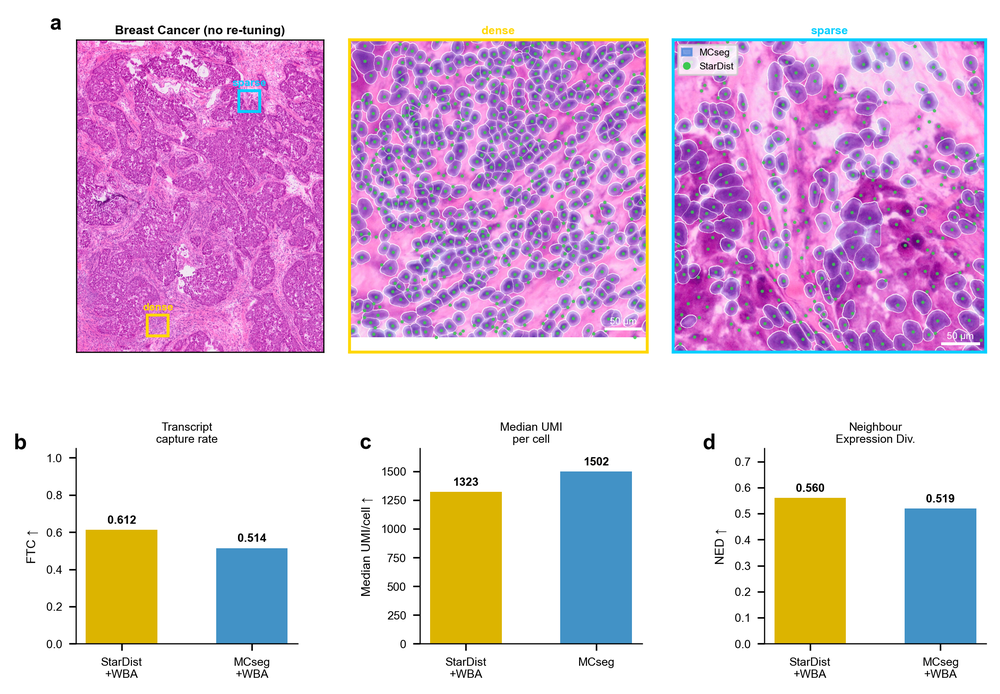
#> input picture MSseg/analysis/supplementary/SuppFigS10.png, 1000 x 694 px, shrunk from 2160 x 1500 before the run; its folder holds only this picture in this run
$ python -i macenko.py   (imports and definitions only)
#> lines starting #> are read from the running program, lines starting #| are printed output that depends on the picture
# ==========================================================
# Provenance: cell_segmentation/src/utils.py
# Original Project: cellpose-he-segmentation
# Extracted: 2026-02-20
# ==========================================================
"""
Macenko 色彩標準化與影像前處理工具

提供 H&E 染色組織切片的色彩解構功能：
- MacenkoNormalizer: Macenko 方法的染色分離與 Hematoxylin 提取
- apply_clahe: 局部對比度增強
"""

import logging

import numpy as np
import cv2

logger = logging.getLogger("pipeline.segmentation.macenko")


class MacenkoNormalizer:
    """
    Macenko method for stain normalization and separation.
    Separates Hematoxylin (H) and Eosin (E) stains.
    """
    def __init__(self):
        self.HERef = np.array([[0.5626, 0.2159],
                               [0.7201, 0.8012],
                               [0.4062, 0.5581]])
        self.maxCRef = np.array([1.9705, 1.0308])
        self.stain_matrix = None

    def _convert_rgb_to_od(self, I: np.ndarray, Io: int = 240, beta: float = 0.15):
        """Convert RGB to Optical Density (OD)."""
        OD = -np.log((I.reshape((-1, 3)).astype(np.float64) + 1) / (Io + 1))
        mask = np.any(OD < beta, axis=1)
        ODhat = OD[~mask]
        return OD, ODhat

    def fit(self, I: np.ndarray, Io: int = 240, beta: float = 0.15) -> bool:
        """
        Fit the stain vectors (stain_matrix) based on the input image.
        Returns True if successful, False otherwise.
        """
        if I.ndim == 2:
            return False

        if I.ndim == 3 and I.shape[-1] == 4:
            I = I[..., :3]

        if I.ndim == 3 and I.shape[-1] != 3:
            return False

        I_reshaped = I.reshape((-1, 3))
        OD, ODhat = self._convert_rgb_to_od(I_reshaped, Io, beta)

        if ODhat.shape[0] < 100:
            logger.warning(f"Macenko: only {ODhat.shape[0]} valid pixels at beta={beta}, retrying with beta=0.05")
            OD, ODhat = self._convert_rgb_to_od(I_reshaped, Io, beta=0.05)

        if ODhat.shape[0] < 100:
            logger.warning("Macenko: image too empty/white for calibration (< 100 valid pixels)")
            return False

        try:
            _, V = np.linalg.eigh(np.cov(ODhat, rowvar=False))
            V = V[:, [2, 1]]
            Phi = np.arctan2(np.dot(ODhat, V[:, 1]), np.dot(ODhat, V[:, 0]))

            minPhi = np.percentile(Phi, 1)
            maxPhi = np.percentile(Phi, 99)

            vMin = np.dot(V, np.array([np.cos(minPhi), np.sin(minPhi)]))
            vMax = np.dot(V, np.array([np.cos(maxPhi), np.sin(maxPhi)]))

            if vMin[0] > vMax[0]:
                HE = np.array([vMin, vMax])
            else:
                HE = np.array([vMax, vMin])

            self.stain_matrix = HE / np.linalg.norm(HE, axis=1)[:, None]
            return True

        except Exception as e:
            logger.warning(f"Macenko: stain vector calculation failed: {e}")
            return False

    def extract_hematoxylin(self, I: np.ndarray, Io: int = 240, beta: float = 0.15) -> np.ndarray:
        """
        Extract Hematoxylin channel from RGB image using fitted stain matrix.
        Fallback to fit on the fly if not fitted, or grayscale if that fails.
        """
        H, _ = self._extract_both_channels(I, Io, beta)
        return H

    def extract_eosin(self, I: np.ndarray, Io: int = 240, beta: float = 0.15) -> np.ndarray:
        """Extract Eosin channel from RGB image using fitted stain matrix."""
        _, E = self._extract_both_channels(I, Io, beta)
        return E

    def extract_he_channels(self, I: np.ndarray, Io: int = 240, beta: float = 0.15):
        """
        同時回傳 (Hematoxylin, Eosin) 兩個 uint8 灰階圖。
        供 cyto2 模式使用：input_img = [Eosin, Hematoxylin, 0]
        """
        return self._extract_both_channels(I, Io, beta)

    def _extract_both_channels(self, I: np.ndarray, Io: int = 240, beta: float = 0.15):
        """內部共用：回傳 (H_uint8, E_uint8)"""
        fallback_gray = None

        if I.ndim == 2:
            g = I if I.dtype == np.uint8 else cv2.normalize(I, None, 0, 255, cv2.NORM_MINMAX).astype(np.uint8)
            return g, g

        h, w = I.shape[:2]

        if self.stain_matrix is None:
            success = self.fit(I, Io, beta)
            if not success:
                if I.ndim == 3 and I.shape[-1] >= 3:
                    gray = cv2.cvtColor(I[..., :3], cv2.COLOR_RGB2GRAY)
                else:
                    gray = I[..., 0]
                return gray, gray

        if I.ndim == 3 and I.shape[-1] == 4:
            I = I[..., :3]

        try:
            OD = -np.log((I.reshape((-1, 3)).astype(np.float64) + 1) / (Io + 1))
            C = np.linalg.lstsq(self.stain_matrix.T, OD.T, rcond=None)[0].T
            H_conc = C[:, 0].reshape(h, w)
            E_conc = C[:, 1].reshape(h, w)
            H_norm = cv2.normalize(H_conc, None, 0, 255, cv2.NORM_MINMAX).astype(np.uint8)
            E_norm = cv2.normalize(E_conc, None, 0, 255, cv2.NORM_MINMAX).astype(np.uint8)
            return H_norm, E_norm
        except Exception as e:
            logger.warning(f"Macenko: H/E channel extraction failed, falling back to grayscale: {e}")
            gray = cv2.cvtColor(I, cv2.COLOR_RGB2GRAY) if I.ndim == 3 else I
            return gray, gray


def apply_clahe(img: np.ndarray, clip_limit: float = 2.0, grid_size: tuple = (8, 8)) -> np.ndarray:
    """Apply CLAHE (Contrast Limited Adaptive Histogram Equalization) to an image."""
    clahe = cv2.createCLAHE(clipLimit=clip_limit, tileGridSize=grid_size)
    return clahe.apply(img)

>>> import cv2
>>> picture = cv2.cvtColor(cv2.imread('../../../analysis/supplementary/SuppFigS10.png'), cv2.COLOR_BGR2RGB)
>>> result = MacenkoNormalizer().extract_hematoxylin(picture)
#> in fit, `_, V = np.linalg.eigh(np.cov(ODhat, rowvar=False))`: V = [[-0.495, -0.628, -0.6], [-0.395, 0.778, -0.489], [0.774, -0.00509, -0.633]]
#> in fit, `V = V[:, [2, 1]]`: V = [[-0.6, -0.628], [-0.489, 0.778], [-0.633, -0.00509]]
#> in fit, `minPhi = np.percentile(Phi, 1)`: minPhi = -3.01
#> in fit, `maxPhi = np.percentile(Phi, 99)`: maxPhi = 3.08
#> in fit, `vMin = np.dot(V, np.array([np.cos(minPhi), np.sin(minPhi)]))`: vMin = [0.675, 0.386, 0.629]
#> in fit, `vMax = np.dot(V, np.array([np.cos(maxPhi), np.sin(maxPhi)]))`: vMax = [0.558, 0.538, 0.632]
#> in fit, `HE = np.array([vMin, vMax])`: HE = [[0.675, 0.386, 0.629], [0.558, 0.538, 0.632]]
#> in _extract_both_channels, `success = self.fit(I, Io, beta)`: success = True
#> in _extract_both_channels, `C = np.linalg.lstsq(self.stain_matrix.T, OD.T, rcond=None)[0].T`: C = 694000 pairs, first value -19.83 to 18.91, second value -15.51 to 22.94
#> in _extract_both_channels, `H_conc = C[:, 0].reshape(h, w)`:
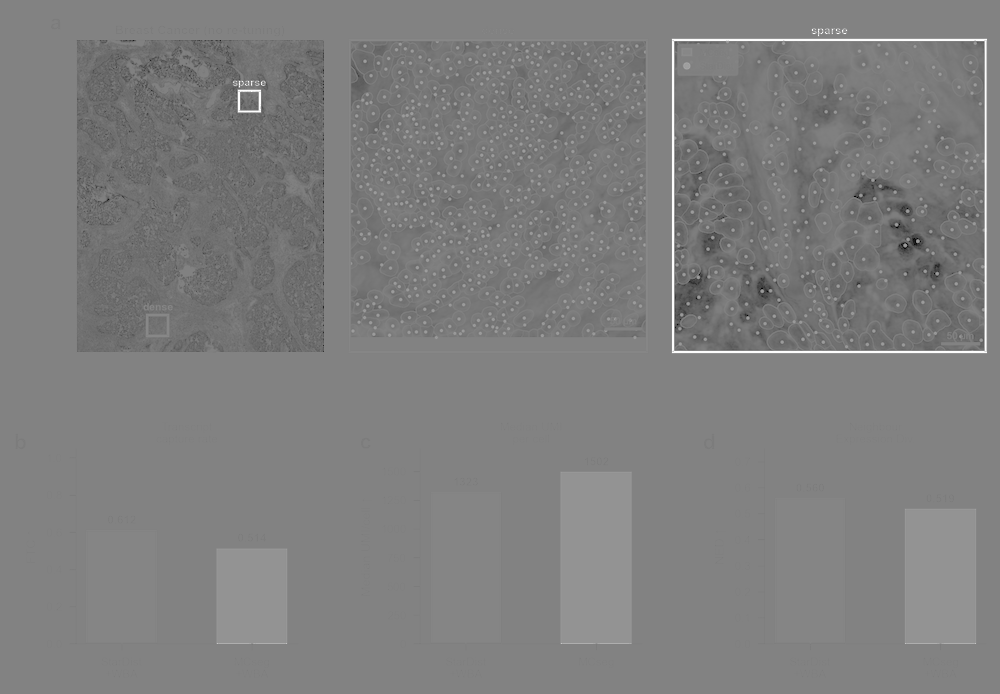
#> H_conc: shape (694, 1000) float64; min -19.83, max 18.91, mean -0.594; drawn with min black and max white
#> in _extract_both_channels, `E_conc = C[:, 1].reshape(h, w)`:
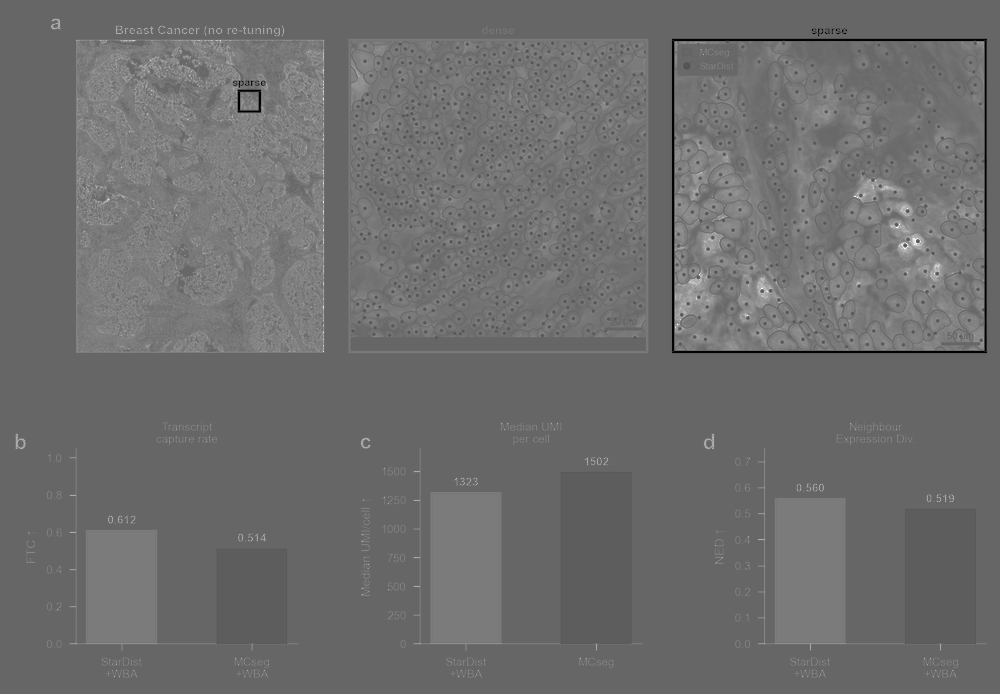
#> E_conc: shape (694, 1000) float64; min -15.51, max 22.94, mean 1; drawn with min black and max white

$ run again, on MSseg/analysis/supplementary/SuppFigS11.png
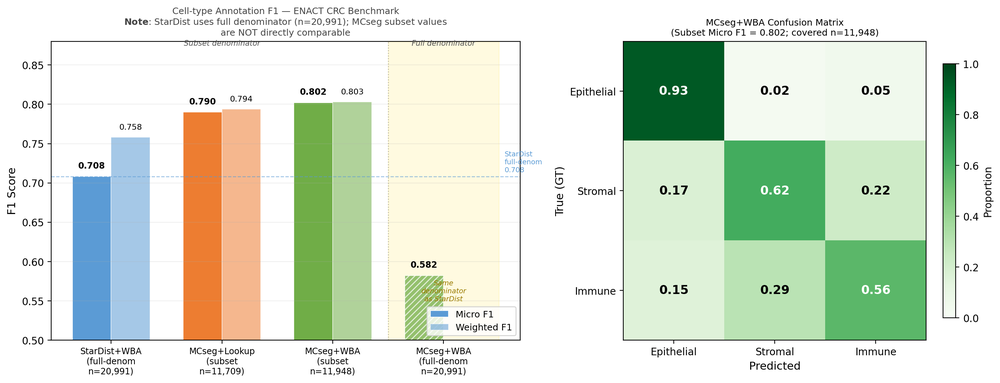
#> input picture MSseg/analysis/supplementary/SuppFigS11.png, 1000 x 383 px, shrunk from 2774 x 1063 before the run
#> in fit, `_, V = np.linalg.eigh(np.cov(ODhat, rowvar=False))`: V = [[-0.103, -0.301, -0.948], [-0.617, 0.767, -0.176], [0.78, 0.567, -0.265]]
#> in fit, `V = V[:, [2, 1]]`: V = [[-0.948, -0.301], [-0.176, 0.767], [-0.265, 0.567]]
#> minPhi = 2.45
#> maxPhi = 3.11
#> vMin = [0.539, 0.625, 0.565]
#> vMax = [0.939, 0.198, 0.281]
#> HE = [[0.939, 0.198, 0.281], [0.539, 0.625, 0.565]]
#> success = True
#> C = 383000 pairs, first value -1.85 to 6.16, second value -0.501 to 9.22
#> in _extract_both_channels, `H_conc = C[:, 0].reshape(h, w)`:
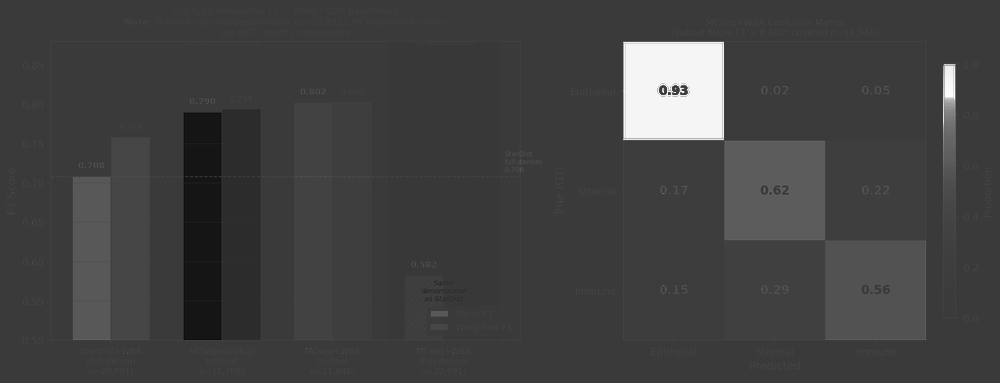
#> H_conc: shape (383, 1000) float64; min -1.85, max 6.16, mean 0.206; drawn with min black and max white
#> in _extract_both_channels, `E_conc = C[:, 1].reshape(h, w)`:
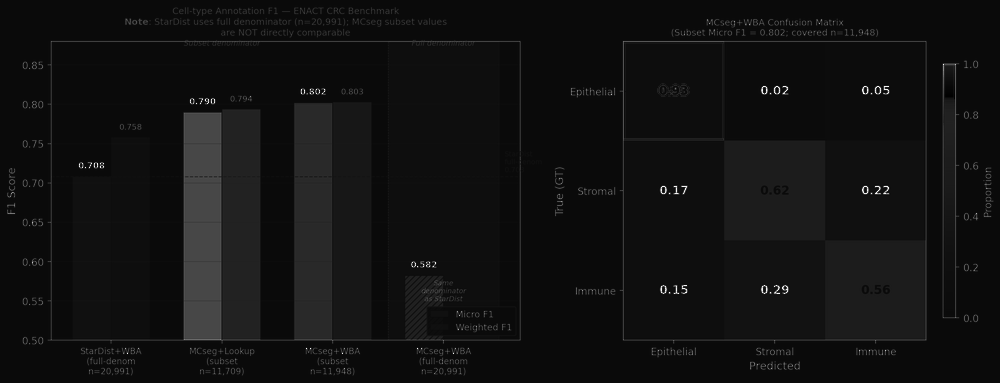
#> E_conc: shape (383, 1000) float64; min -0.501, max 9.22, mean 0.17; drawn with min black and max white

$ run again, on MSseg/analysis/supplementary/SuppFigS12.png
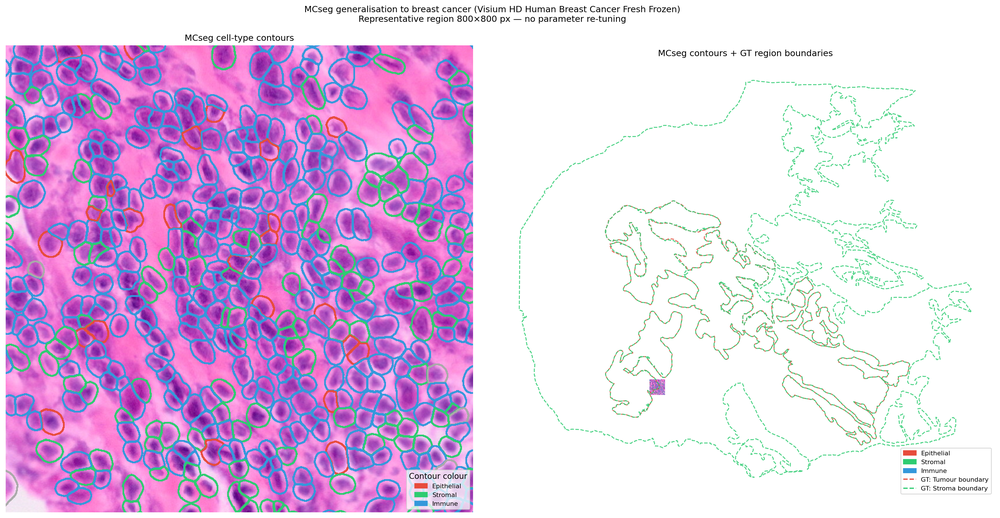
#> input picture MSseg/analysis/supplementary/SuppFigS12.png, 1000 x 518 px, shrunk from 3526 x 1827 before the run
#> in fit, `_, V = np.linalg.eigh(np.cov(ODhat, rowvar=False))`: V = [[-0.415, 0.746, -0.52], [-0.0666, 0.545, 0.836], [0.907, 0.381, -0.177]]
#> in fit, `V = V[:, [2, 1]]`: V = [[-0.52, 0.746], [0.836, 0.545], [-0.177, 0.381]]
#> minPhi = 0.787
#> maxPhi = 2.07
#> vMin = [0.161, 0.976, 0.145]
#> vMax = [0.904, 0.082, 0.419]
#> HE = [[0.904, 0.082, 0.419], [0.161, 0.976, 0.145]]
#> success = True
#> C = 518000 pairs, first value -0.369 to 6.2, second value -0.273 to 5.64
#> in _extract_both_channels, `H_conc = C[:, 0].reshape(h, w)`:
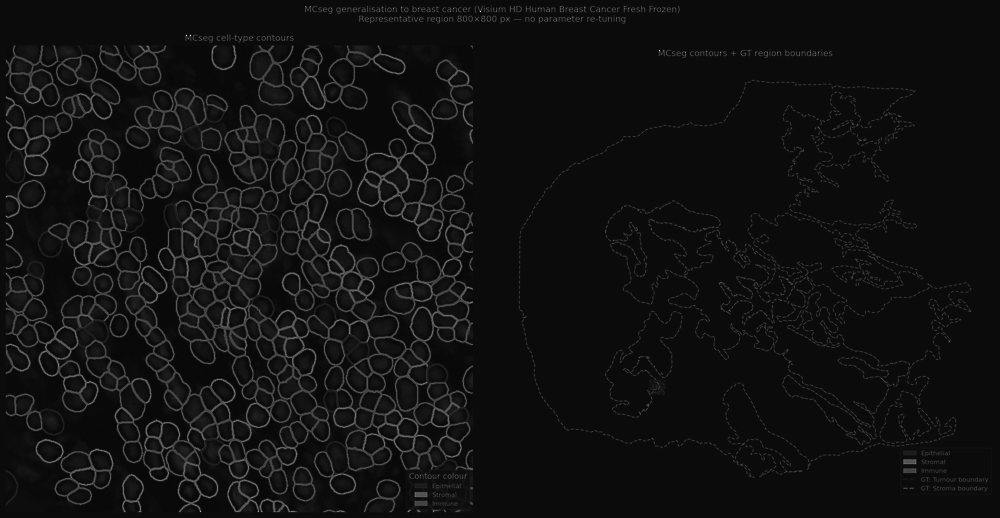
#> H_conc: shape (518, 1000) float64; min -0.369, max 6.2, mean 0.0954; drawn with min black and max white
#> in _extract_both_channels, `E_conc = C[:, 1].reshape(h, w)`:
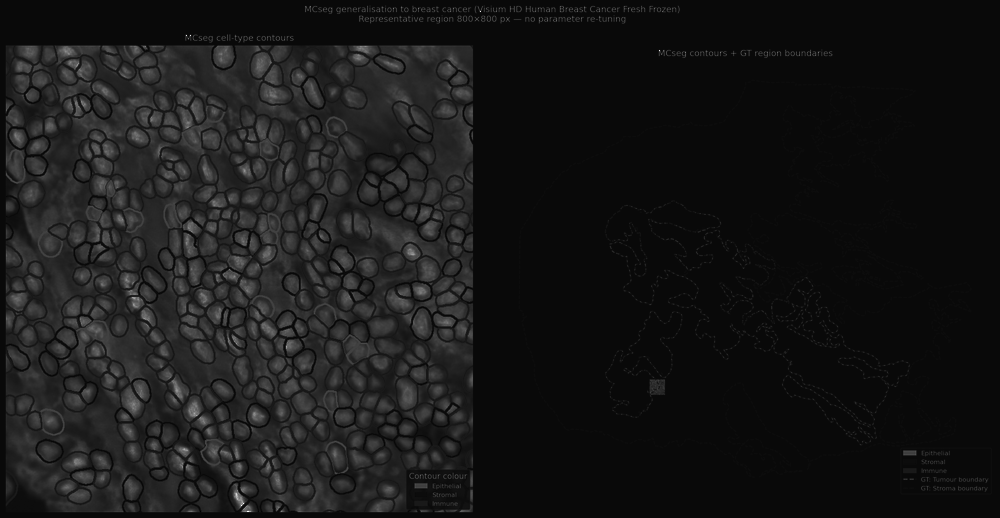
#> E_conc: shape (518, 1000) float64; min -0.273, max 5.64, mean 0.289; drawn with min black and max white

$ run again, on MSseg/analysis/supplementary/SuppFigS13.png
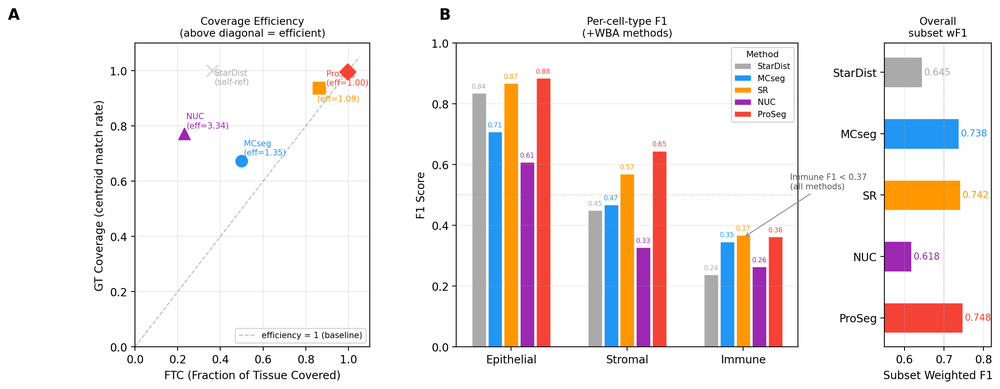
#> input picture MSseg/analysis/supplementary/SuppFigS13.png, 1000 x 389 px, shrunk from 2534 x 986 before the run
#> in fit, `_, V = np.linalg.eigh(np.cov(ODhat, rowvar=False))`: V = [[-0.755, 0.375, -0.538], [0.0716, -0.769, -0.636], [0.652, 0.519, -0.554]]
#> in fit, `V = V[:, [2, 1]]`: V = [[-0.538, 0.375], [-0.636, -0.769], [-0.554, 0.519]]
#> minPhi = -2.61
#> maxPhi = 3.07
#> vMin = [0.274, 0.937, 0.215]
#> vMax = [0.563, 0.579, 0.589]
#> HE = [[0.563, 0.579, 0.589], [0.274, 0.937, 0.215]]
#> success = True
#> C = 389000 pairs, first value -0.715 to 9.5, second value -3.95 to 4.03
#> in _extract_both_channels, `H_conc = C[:, 0].reshape(h, w)`:
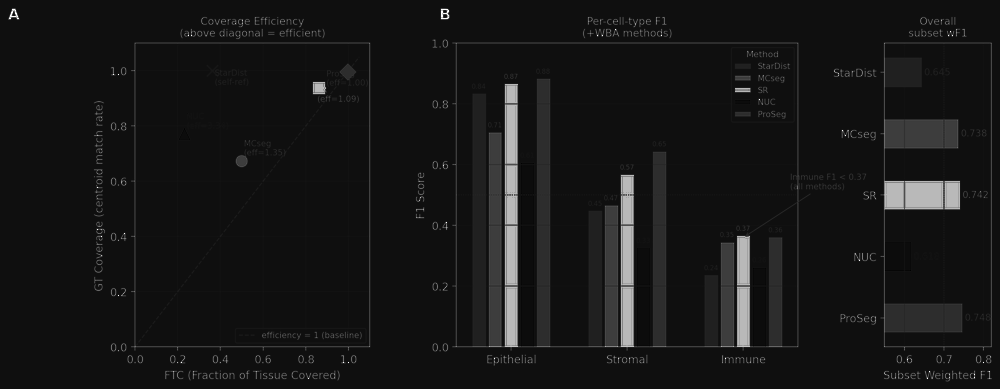
#> H_conc: shape (389, 1000) float64; min -0.715, max 9.5, mean 0.202; drawn with min black and max white
#> in _extract_both_channels, `E_conc = C[:, 1].reshape(h, w)`:
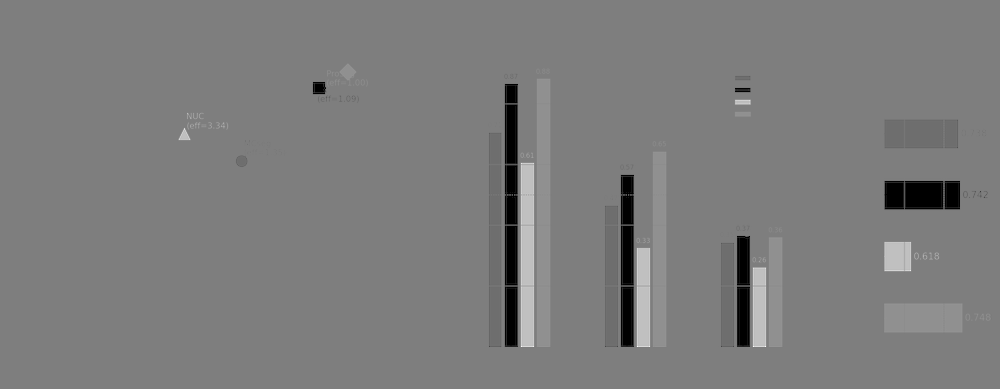
#> E_conc: shape (389, 1000) float64; min -3.95, max 4.03, mean -0.0511; drawn with min black and max white
